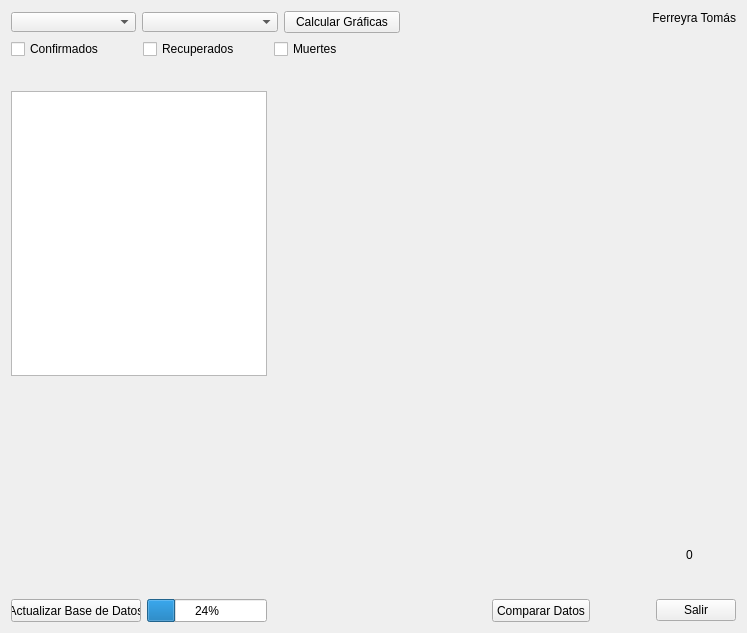
<?xml version="1.0" encoding="UTF-8"?>
<ui version="4.0">
 <class>Interfaz</class>
 <widget class="QWidget" name="Interfaz">
  <property name="geometry">
   <rect>
    <x>0</x>
    <y>0</y>
    <width>747</width>
    <height>633</height>
   </rect>
  </property>
  <property name="minimumSize">
   <size>
    <width>640</width>
    <height>480</height>
   </size>
  </property>
  <property name="windowTitle">
   <string>Form</string>
  </property>
  <layout class="QGridLayout" name="gridLayout">
   <item row="15" column="0" colspan="4">
    <layout class="QGridLayout" name="gridLayout_8">
     <item row="0" column="1">
      <widget class="QProgressBar" name="prbProgreso">
       <property name="minimumSize">
        <size>
         <width>120</width>
         <height>23</height>
        </size>
       </property>
       <property name="maximumSize">
        <size>
         <width>120</width>
         <height>23</height>
        </size>
       </property>
       <property name="value">
        <number>24</number>
       </property>
      </widget>
     </item>
     <item row="0" column="0">
      <widget class="QPushButton" name="pbActualizar">
       <property name="minimumSize">
        <size>
         <width>130</width>
         <height>23</height>
        </size>
       </property>
       <property name="maximumSize">
        <size>
         <width>130</width>
         <height>23</height>
        </size>
       </property>
       <property name="text">
        <string>Actualizar Base de Datos</string>
       </property>
      </widget>
     </item>
     <item row="0" column="2">
      <widget class="QLabel" name="lActBD">
       <property name="minimumSize">
        <size>
         <width>145</width>
         <height>23</height>
        </size>
       </property>
       <property name="maximumSize">
        <size>
         <width>145</width>
         <height>23</height>
        </size>
       </property>
       <property name="autoFillBackground">
        <bool>true</bool>
       </property>
       <property name="frameShadow">
        <enum>QFrame::Plain</enum>
       </property>
       <property name="text">
        <string/>
       </property>
       <property name="margin">
        <number>0</number>
       </property>
      </widget>
     </item>
    </layout>
   </item>
   <item row="15" column="7">
    <layout class="QGridLayout" name="gridLayout_9">
     <item row="0" column="0">
      <spacer name="horizontalSpacer_2">
       <property name="orientation">
        <enum>Qt::Horizontal</enum>
       </property>
       <property name="sizeHint" stdset="0">
        <size>
         <width>40</width>
         <height>20</height>
        </size>
       </property>
      </spacer>
     </item>
     <item row="0" column="1">
      <widget class="QPushButton" name="pbSalir">
       <property name="text">
        <string>Salir</string>
       </property>
      </widget>
     </item>
    </layout>
   </item>
   <item row="6" column="0">
    <widget class="QTextEdit" name="teInfo">
     <property name="minimumSize">
      <size>
       <width>256</width>
       <height>285</height>
      </size>
     </property>
     <property name="maximumSize">
      <size>
       <width>256</width>
       <height>285</height>
      </size>
     </property>
     <property name="readOnly">
      <bool>true</bool>
     </property>
    </widget>
   </item>
   <item row="12" column="7">
    <layout class="QGridLayout" name="gridLayout_4">
     <item row="0" column="0">
      <spacer name="horizontalSpacer_6">
       <property name="orientation">
        <enum>Qt::Horizontal</enum>
       </property>
       <property name="sizeHint" stdset="0">
        <size>
         <width>40</width>
         <height>20</height>
        </size>
       </property>
      </spacer>
     </item>
     <item row="0" column="1">
      <widget class="QLabel" name="lUltFecha">
       <property name="minimumSize">
        <size>
         <width>85</width>
         <height>25</height>
        </size>
       </property>
       <property name="maximumSize">
        <size>
         <width>85</width>
         <height>20</height>
        </size>
       </property>
       <property name="text">
        <string/>
       </property>
      </widget>
     </item>
    </layout>
   </item>
   <item row="5" column="7" rowspan="2">
    <layout class="QGridLayout" name="gridLayout_2">
     <item row="1" column="1">
      <spacer name="verticalSpacer_2">
       <property name="orientation">
        <enum>Qt::Vertical</enum>
       </property>
       <property name="sizeHint" stdset="0">
        <size>
         <width>20</width>
         <height>40</height>
        </size>
       </property>
      </spacer>
     </item>
     <item row="0" column="1">
      <widget class="QLabel" name="lTotalCant">
       <property name="minimumSize">
        <size>
         <width>100</width>
         <height>20</height>
        </size>
       </property>
       <property name="maximumSize">
        <size>
         <width>100</width>
         <height>20</height>
        </size>
       </property>
       <property name="text">
        <string/>
       </property>
      </widget>
     </item>
     <item row="0" column="0">
      <spacer name="horizontalSpacer">
       <property name="orientation">
        <enum>Qt::Horizontal</enum>
       </property>
       <property name="sizeHint" stdset="0">
        <size>
         <width>40</width>
         <height>20</height>
        </size>
       </property>
      </spacer>
     </item>
    </layout>
   </item>
   <item row="5" column="5">
    <spacer name="horizontalSpacer_4">
     <property name="orientation">
      <enum>Qt::Horizontal</enum>
     </property>
     <property name="sizeHint" stdset="0">
      <size>
       <width>40</width>
       <height>20</height>
      </size>
     </property>
    </spacer>
   </item>
   <item row="10" column="7">
    <layout class="QGridLayout" name="gridLayout_5">
     <item row="0" column="1">
      <spacer name="verticalSpacer_4">
       <property name="orientation">
        <enum>Qt::Vertical</enum>
       </property>
       <property name="sizeHint" stdset="0">
        <size>
         <width>20</width>
         <height>40</height>
        </size>
       </property>
      </spacer>
     </item>
     <item row="1" column="1">
      <widget class="QLabel" name="lCero">
       <property name="minimumSize">
        <size>
         <width>50</width>
         <height>20</height>
        </size>
       </property>
       <property name="maximumSize">
        <size>
         <width>50</width>
         <height>20</height>
        </size>
       </property>
       <property name="text">
        <string>0</string>
       </property>
       <property name="alignment">
        <set>Qt::AlignBottom|Qt::AlignLeading|Qt::AlignLeft</set>
       </property>
      </widget>
     </item>
     <item row="1" column="0">
      <spacer name="horizontalSpacer_7">
       <property name="orientation">
        <enum>Qt::Horizontal</enum>
       </property>
       <property name="sizeHint" stdset="0">
        <size>
         <width>40</width>
         <height>20</height>
        </size>
       </property>
      </spacer>
     </item>
    </layout>
   </item>
   <item row="0" column="0">
    <layout class="QGridLayout" name="gridLayout_6">
     <item row="0" column="1">
      <widget class="QComboBox" name="listRegiones">
       <property name="minimumSize">
        <size>
         <width>136</width>
         <height>20</height>
        </size>
       </property>
       <property name="maximumSize">
        <size>
         <width>163</width>
         <height>20</height>
        </size>
       </property>
      </widget>
     </item>
     <item row="0" column="0">
      <widget class="QComboBox" name="listPaises">
       <property name="minimumSize">
        <size>
         <width>125</width>
         <height>20</height>
        </size>
       </property>
       <property name="maximumSize">
        <size>
         <width>125</width>
         <height>20</height>
        </size>
       </property>
      </widget>
     </item>
     <item row="0" column="2">
      <widget class="QPushButton" name="pbCalcular">
       <property name="text">
        <string>Calcular Gráficas</string>
       </property>
      </widget>
     </item>
    </layout>
   </item>
   <item row="1" column="0">
    <layout class="QGridLayout" name="gridLayout_7">
     <item row="0" column="1">
      <widget class="QCheckBox" name="chkRecup">
       <property name="text">
        <string>Recuperados</string>
       </property>
      </widget>
     </item>
     <item row="0" column="0">
      <widget class="QCheckBox" name="chkConfir">
       <property name="text">
        <string>Confirmados</string>
       </property>
      </widget>
     </item>
     <item row="0" column="2">
      <widget class="QCheckBox" name="chkMuert">
       <property name="text">
        <string>Muertes</string>
       </property>
      </widget>
     </item>
    </layout>
   </item>
   <item row="9" column="7">
    <spacer name="verticalSpacer_3">
     <property name="orientation">
      <enum>Qt::Vertical</enum>
     </property>
     <property name="sizeHint" stdset="0">
      <size>
       <width>20</width>
       <height>40</height>
      </size>
     </property>
    </spacer>
   </item>
   <item row="8" column="0" rowspan="3">
    <spacer name="verticalSpacer">
     <property name="orientation">
      <enum>Qt::Vertical</enum>
     </property>
     <property name="sizeHint" stdset="0">
      <size>
       <width>20</width>
       <height>40</height>
      </size>
     </property>
    </spacer>
   </item>
   <item row="15" column="6">
    <widget class="QPushButton" name="pbComparar">
     <property name="minimumSize">
      <size>
       <width>98</width>
       <height>23</height>
      </size>
     </property>
     <property name="maximumSize">
      <size>
       <width>98</width>
       <height>23</height>
      </size>
     </property>
     <property name="text">
      <string>Comparar Datos</string>
     </property>
    </widget>
   </item>
   <item row="8" column="7">
    <spacer name="verticalSpacer_5">
     <property name="orientation">
      <enum>Qt::Vertical</enum>
     </property>
     <property name="sizeHint" stdset="0">
      <size>
       <width>20</width>
       <height>40</height>
      </size>
     </property>
    </spacer>
   </item>
   <item row="12" column="0">
    <layout class="QGridLayout" name="gridLayout_3">
     <item row="0" column="0">
      <widget class="QLabel" name="lPriFecha">
       <property name="minimumSize">
        <size>
         <width>85</width>
         <height>25</height>
        </size>
       </property>
       <property name="maximumSize">
        <size>
         <width>85</width>
         <height>20</height>
        </size>
       </property>
       <property name="text">
        <string/>
       </property>
      </widget>
     </item>
     <item row="0" column="1">
      <spacer name="horizontalSpacer_5">
       <property name="orientation">
        <enum>Qt::Horizontal</enum>
       </property>
       <property name="sizeHint" stdset="0">
        <size>
         <width>40</width>
         <height>20</height>
        </size>
       </property>
      </spacer>
     </item>
    </layout>
   </item>
   <item row="0" column="7">
    <widget class="QLabel" name="label">
     <property name="layoutDirection">
      <enum>Qt::LeftToRight</enum>
     </property>
     <property name="text">
      <string>Ferreyra Tomás</string>
     </property>
     <property name="alignment">
      <set>Qt::AlignRight|Qt::AlignTop|Qt::AlignTrailing</set>
     </property>
    </widget>
   </item>
  </layout>
 </widget>
 <resources/>
 <connections>
  <connection>
   <sender>pbSalir</sender>
   <signal>released()</signal>
   <receiver>Interfaz</receiver>
   <slot>close()</slot>
   <hints>
    <hint type="sourcelabel">
     <x>736</x>
     <y>622</y>
    </hint>
    <hint type="destinationlabel">
     <x>379</x>
     <y>298</y>
    </hint>
   </hints>
  </connection>
  <connection>
   <sender>listPaises</sender>
   <signal>highlighted(QString)</signal>
   <receiver>Interfaz</receiver>
   <slot>listar_regiones(QString)</slot>
   <hints>
    <hint type="sourcelabel">
     <x>49</x>
     <y>15</y>
    </hint>
    <hint type="destinationlabel">
     <x>442</x>
     <y>17</y>
    </hint>
   </hints>
  </connection>
  <connection>
   <sender>pbCalcular</sender>
   <signal>pressed()</signal>
   <receiver>Interfaz</receiver>
   <slot>calcular_datos()</slot>
   <hints>
    <hint type="sourcelabel">
     <x>335</x>
     <y>22</y>
    </hint>
    <hint type="destinationlabel">
     <x>615</x>
     <y>12</y>
    </hint>
   </hints>
  </connection>
  <connection>
   <sender>pbCalcular</sender>
   <signal>pressed()</signal>
   <receiver>Interfaz</receiver>
   <slot>repaint()</slot>
   <hints>
    <hint type="sourcelabel">
     <x>303</x>
     <y>24</y>
    </hint>
    <hint type="destinationlabel">
     <x>588</x>
     <y>37</y>
    </hint>
   </hints>
  </connection>
  <connection>
   <sender>chkConfir</sender>
   <signal>clicked()</signal>
   <receiver>Interfaz</receiver>
   <slot>repaint()</slot>
   <hints>
    <hint type="sourcelabel">
     <x>58</x>
     <y>49</y>
    </hint>
    <hint type="destinationlabel">
     <x>198</x>
     <y>94</y>
    </hint>
   </hints>
  </connection>
  <connection>
   <sender>chkRecup</sender>
   <signal>clicked()</signal>
   <receiver>Interfaz</receiver>
   <slot>repaint()</slot>
   <hints>
    <hint type="sourcelabel">
     <x>190</x>
     <y>49</y>
    </hint>
    <hint type="destinationlabel">
     <x>287</x>
     <y>91</y>
    </hint>
   </hints>
  </connection>
  <connection>
   <sender>chkMuert</sender>
   <signal>clicked()</signal>
   <receiver>Interfaz</receiver>
   <slot>repaint()</slot>
   <hints>
    <hint type="sourcelabel">
     <x>318</x>
     <y>51</y>
    </hint>
    <hint type="destinationlabel">
     <x>417</x>
     <y>87</y>
    </hint>
   </hints>
  </connection>
  <connection>
   <sender>pbActualizar</sender>
   <signal>pressed()</signal>
   <receiver>Interfaz</receiver>
   <slot>actualizar_bd()</slot>
   <hints>
    <hint type="sourcelabel">
     <x>93</x>
     <y>622</y>
    </hint>
    <hint type="destinationlabel">
     <x>144</x>
     <y>520</y>
    </hint>
   </hints>
  </connection>
  <connection>
   <sender>pbComparar</sender>
   <signal>pressed()</signal>
   <receiver>Interfaz</receiver>
   <slot>proximamente()</slot>
   <hints>
    <hint type="sourcelabel">
     <x>436</x>
     <y>602</y>
    </hint>
    <hint type="destinationlabel">
     <x>401</x>
     <y>481</y>
    </hint>
   </hints>
  </connection>
  <connection>
   <sender>Interfaz</sender>
   <signal>sRango(int,int)</signal>
   <receiver>prbProgreso</receiver>
   <slot>setRange(int,int)</slot>
   <hints>
    <hint type="sourcelabel">
     <x>559</x>
     <y>418</y>
    </hint>
    <hint type="destinationlabel">
     <x>253</x>
     <y>606</y>
    </hint>
   </hints>
  </connection>
  <connection>
   <sender>Interfaz</sender>
   <signal>sValor(int)</signal>
   <receiver>prbProgreso</receiver>
   <slot>setValue(int)</slot>
   <hints>
    <hint type="sourcelabel">
     <x>460</x>
     <y>405</y>
    </hint>
    <hint type="destinationlabel">
     <x>295</x>
     <y>606</y>
    </hint>
   </hints>
  </connection>
 </connections>
 <slots>
  <signal>sTexto(QString)</signal>
  <signal>sRango(int,int)</signal>
  <signal>sValor(int)</signal>
  <slot>listar_regiones(QString)</slot>
  <slot>calcular_datos()</slot>
  <slot>actualizar_bd()</slot>
  <slot>proximamente()</slot>
 </slots>
</ui>
